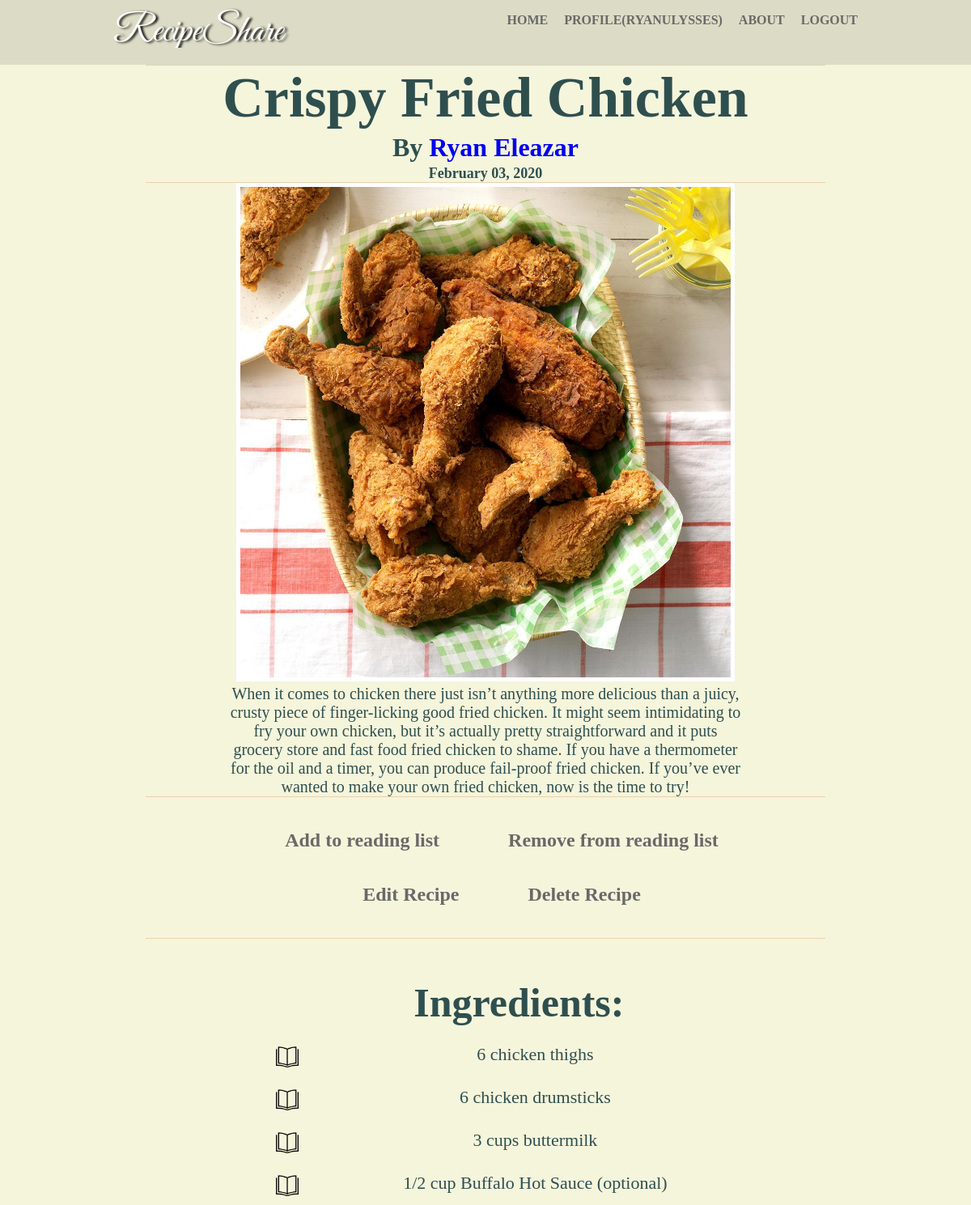
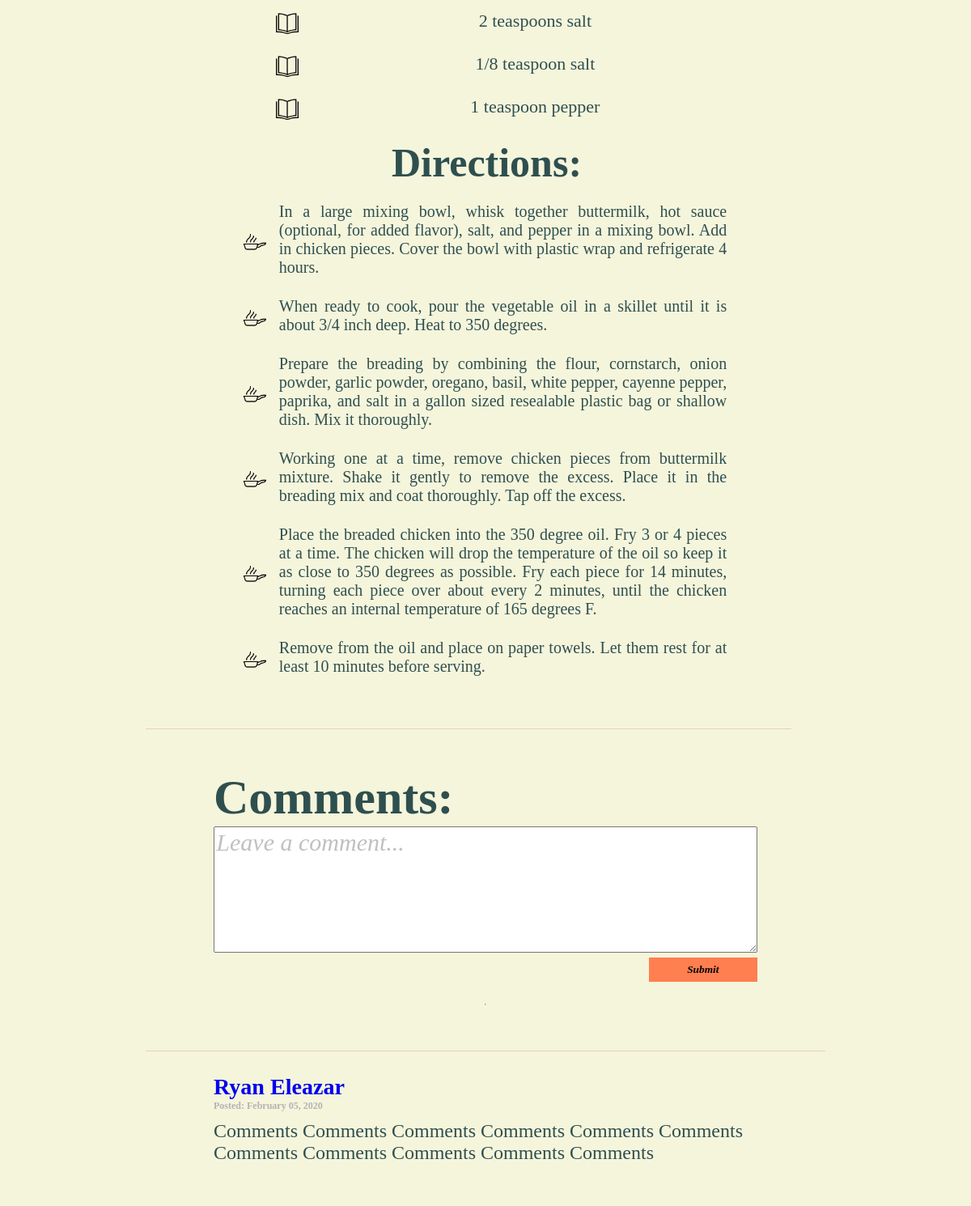
/article/2/Crispy Fried Chicken (signed in), run on the app's committed database (2 pictures, top to bottom).
### tables this page shows
CREATE TABLE recipe(id INTEGER  PRIMARY KEY, dishname VARCHAR(100) NOT NULL, description TEXT NOT NULL, ingredients TEXT NOT NULL, directions TEXT NOT NULL, imagename VARCHAR(100) NOT NULL, author VARCHAR(100) NOT NULL, datetoday VARCHAR(100) NOT NULL);

CREATE TABLE user(id INTEGER  PRIMARY KEY, username VARCHAR(100) NOT NULL, password VARCHAR(100) NOT NULL, email VARCHAR(100) NOT NULL, firstname VARCHAR(100) NOT NULL, lastname VARCHAR(100) NOT NULL );

CREATE TABLE comments(comments TEXT NOT NULL, id INTEGER NOT NULL, user VARCHAR(100) NOT NULL, datetoday VARCHAR(100) NOT NULL);

### application.py (the view, shortened to what this page needs)
@app.route('/article/<id>/<dishname>', methods=['POST', 'GET'])
@app.route('/')
def article(id,dishname):
    with sqlite3.connect('database.db') as conn:
        cur = conn.cursor()
        cur.execute("SELECT recipe.dishname, user.firstname, user.lastname, recipe.imagename, recipe.description, recipe.ingredients, recipe.directions,recipe.id,recipe.author,recipe.datetoday,user.username FROM recipe INNER JOIN user ON recipe.author = user.username WHERE recipe.id = ?", [id])
        recipe = cur.fetchall()
        cur = conn.cursor()
        cur.execute("SELECT user.firstname, user.lastname, comments.comments,comments.datetoday,user.username FROM user INNER JOIN comments ON user.username = comments.user WHERE comments.id = ?",[id])
        usercomment = cur.fetchall()
    return render_template('article.html', recipe=recipe, usercomment = usercomment)

### templates/article.html (shortened to what this page needs)
{% extends "layout.html" %}
{% block content %}
<header class = 'loginnav'>
		<div class="container">
			<nav>
				{% if session['username'] %}
		        <a href = {{ url_for("home", username = session['username'])}}><h2>RecipeShare</h2></a>
		        {% else %}
		        <a href = {{ url_for("home")}}><h2>RecipeShare</h2></a>
		        {% endif %}
				<ul>
					{% if not session['username'] %}
							<li><a href = {{ url_for("register")}} >Register</a></li>
							<li><a href = {{ url_for("login")}}>Sign in</a></li>
					{% else %}
							<li id = 'LogoutButton' ><a href = {{ url_for("logout")}}>Logout</a></li>
					{% endif %}
							<li><a href = {{ url_for("about")}}>About</a></li>
					{% if not session['username'] %}
							<li><a href = {{ url_for("home")}}>Home</a></li>
					{% else %}
							<li><a href = {{ url_for("profile", username = session['username'])}}>Profile({{session['username']}})</a></li>
							<li><a href = {{ url_for("home", username = session['username'])}}>Home</a></li>
					{% endif %}
				</ul>
			</nav>
		</div>
</header>
<section id = 'recipeshowcase'>
	{% for n in recipe %}
	<article id = 'dishnamesummarygroup'>
		<article id = 'dishnameshowcase'>
			<div class = 'container'>
				<h2>{{n[0]}}</h2>
			</div>
			<div class = 'container'>
				<h4>By <a href = {{ url_for("profile", username = n[10]) }}>{{n[1]}} {{n[2]}}</a></h4>
				<h5>{{n[9]}}</h5>
			</div>
		</article>
		<article id = 'pictureshowcase'>
			<div class = 'container'>
				<img src = "{{ url_for('static' , filename = 'images/recipeimages/' + n[3])}}" ><br>
			</div>
			<div class = 'container'>
				<p>{{n[4]}}</p>
			</div>
		</article>
	</article>
	<article class = 'links'>
			<ul>
				{% if session['username'] %}
					<li><h2><a href = "{{ url_for('addtoreadinglist', id = n[7])}}">Add to reading list</a></h2></li>
					<li><h2><a href = "{{ url_for('removefromreadinglist', id = n[7])}}">Remove from reading list</a></h2></li>
				{% endif %}
				{% if session['username'] == n[8] %}
					<li><h2><a href = "{{ url_for('update', id = n[7], dishname = n[0])}}">Edit Recipe</a></h2></li>
					<li><h2><a href = "{{ url_for('delete', id = n[7])}}">Delete Recipe</a></h2></li>
				{% endif %}
			</ul>
	</article>
	<article id = 'dishnamesummarygroup2'>
		<article id = 'ingredientsshowcase'>
			<div class = 'container'>
				<h1>Ingredients:</h1>
				{% set ing = n[5].split('\n') %}
				{% for x in ing %}
				<ul>
					<li>{{x}}</li>
				</ul>
				{% endfor %}
			</div>
		</article>
		<article id = 'directionsshowcase'>
			<div class = 'container'>
				<h1>Directions:</h1>
				{% set dir = n[6].split('\n') %}
				{% for y in dir %}
				<ul>
					<li> {{y}}</li>
				</ul>
				{% endfor %}
			</div>
		</article>
	</article>
	{% endfor %}
		<div class = 'commentheader'>
			<h1>Comments:</h1>
		</div>
	{% if session['username'] %}
		<article id = 'commentbox' >
			<div class = 'container'>
				<form method="POST", action = {{id}}>
					<textarea name = 'comments' placeholder="Leave a comment..."></textarea> <br>
					<button type="submit">Submit</button>
				</form>
			</div>
		</article>
	<hr>
	{% endif %}
	<section id = 'commentsection'>
		{% for m in usercomment %}
		<div class = 'comments'>
			<div class ='container'>
					<a href = {{ url_for("profile", username = m[4]) }}><h3> {{m[0]}} {{m[1]}}</h3></a>
					<h6>Posted: {{m[3]}}</h6>
					<p>{{m[2]}}</p>
				</div>
			</div>
			{% endfor %}
		</div>
{% endblock %}

### data on the page
recipe: dishname "Crispy Fried Chicken", firstname "Ryan", lastname "Eleazar", datetoday "February 03, 2020", imagename (picture), description "When it comes to chicken there just isn’t anything more delicious than a juicy, crusty piece of finger-licking good fried chicken. It might seem intimidating to fry your own chicken, but it’s actually pretty straightforward and it puts grocery store and fast food fried chicken to shame. If you have a thermometer for the oil and a timer, you can produce fail-proof fried chicken. If you’ve ever wanted to make your own fried chicken, now is the time to try!", ing "6 chicken thighs" "6 chicken drumsticks" "3 cups buttermilk" "1/2 cup Buffalo Hot Sauce (optional)" "2 teaspoons salt" "1/8 teaspoon salt" "1 teaspoon pepper", dir "In a large mixing bowl, whisk together buttermilk, hot sauce (optional, for added flavor), salt, and pepper in a mixing bowl. Add in chicken pieces. Cover the bowl with plastic wrap and refrigerate 4 hours." "When ready to cook, pour the vegetable oil in a skillet until it is about 3/4 inch deep. Heat to 350 degrees." "Prepare the breading by combining the flour, cornstarch, onion powder, garlic powder, oregano, basil, white pepper, cayenne pepper, paprika, and salt in a gallon sized resealable plastic bag or shallow dish. Mix it thoroughly." "Working one at a time, remove chicken pieces from buttermilk mixture. Shake it gently to remove the excess. Place it in the breading mix and coat thoroughly. Tap off the excess." "Place the breaded chicken into the 350 degree oil. Fry 3 or 4 pieces at a time. The chicken will drop the temperature of the oil so keep it as close to 350 degrees as possible. Fry each piece for 14 minutes, turning each piece over about every 2 minutes, until the chicken reaches an internal temperature of 165 degrees F." "Remove from the oil and place on paper towels. Let them rest for at least 10 minutes before serving."
user: firstname "Ryan", lastname "Eleazar", datetoday "February 05, 2020", comments "Comments Comments Comments Comments Comments Comments Comments Comments Comments Comments Comments"

### other printed values
{{ session['username'] }} "RYANULYSSES"
